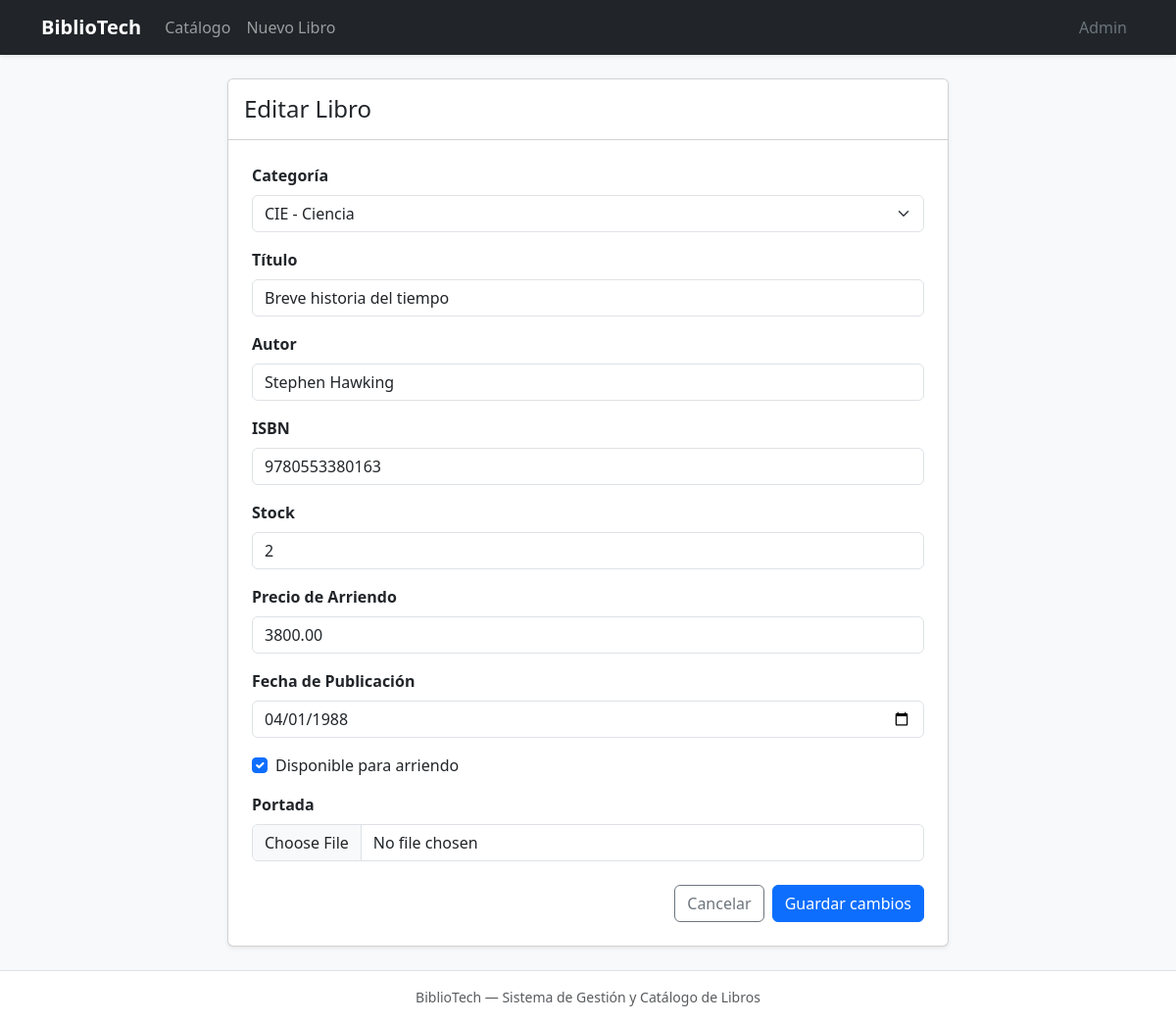
Screenshot of /libro/4/editar/ with the database file from the repository.
### libros/models.py (models this page shows, shortened)
class Libro(models.Model):
    categoria = models.ForeignKey(
        Categoria,
        on_delete=models.CASCADE,
        related_name='libros',
        verbose_name="Categoría"
    )
    titulo = models.CharField(max_length=200, verbose_name="Título")
    autor = models.CharField(max_length=150, verbose_name="Autor")
    isbn = models.CharField(max_length=13, unique=True, verbose_name="ISBN")
    stock = models.PositiveIntegerField(default=1, verbose_name="Stock")
    precio_arriendo = models.DecimalField(
        max_digits=10,
        decimal_places=2,
        verbose_name="Precio de Arriendo"
    )
    fecha_publicacion = models.DateField(verbose_name="Fecha de Publicación")
    disponible = models.BooleanField(default=True, verbose_name="Disponible para arriendo")
    portada = models.ImageField(
        upload_to='portadas/',
        blank=True,
        null=True,
        verbose_name="Portada"
    )
    class Meta:
        verbose_name = "Libro"
        verbose_name_plural = "Libros"
        ordering = ['-id']

### libros/views.py (the view)
# urls.py: path('libro/<int:pk>/editar/', LibroUpdateView.as_view(), name='editar'),
class LibroUpdateView(UpdateView):
    model = Libro
    form_class = LibroForm
    template_name = 'libros/libro_form.html'
    success_url = reverse_lazy('libros:lista')

### libros/models.py (called while the page is built)
    def __str__(self):
        return f"{self.codigo} - {self.nombre}"

### libros/templates/libros/libro_form.html (shortened to what this page needs)
{% extends 'base.html' %}
{% block content %}
<div class="row justify-content-center">
    <div class="col-lg-8">
        <div class="card shadow-sm">
            <div class="card-header bg-white py-3">
                <h1 class="h4 mb-0">
                    {% if object %}Editar Libro{% else %}Registrar Nuevo Libro{% endif %}
                </h1>
            </div>
            <div class="card-body p-4">
                <form method="post" enctype="multipart/form-data" novalidate>
                    {% for field in form %}
                        {% if field.name == 'disponible' %}
                            <div class="form-check mb-3">
                                {{ field }}
                                <label class="form-check-label" for="{{ field.id_for_label }}">
                                    {{ field.label }}
                                </label>
                            </div>
                        {% else %}
                            <div class="mb-3">
                                <label class="form-label fw-semibold" for="{{ field.id_for_label }}">
                                    {{ field.label }}
                                </label>
                                {{ field }}
                            </div>
                        {% endif %}
                    {% endfor %}
                    <div class="d-flex justify-content-end gap-2 pt-2">
                        <a href="{% url 'libros:lista' %}" class="btn btn-outline-secondary">Cancelar</a>
                        <button type="submit" class="btn btn-primary">
                            {% if object %}Guardar cambios{% else %}Crear libro{% endif %}
                        </button>
                    </div>
                </form>
            </div>
        </div>
    </div>
</div>
{% endblock %}

### rows the page displays
Libro: form "CIE - Ciencia" "Breve historia del tiempo" "Stephen Hawking" "9780553380163" "2" "3800.00" "04/01/1988", form "☑"

### other values shown
{{ field.label }} "Categoría" "Título" "Autor" "ISBN" "Stock" "Precio de Arriendo" "Fecha de Publicación" "Portada"
{{ field.label }} "Disponible para arriendo"
